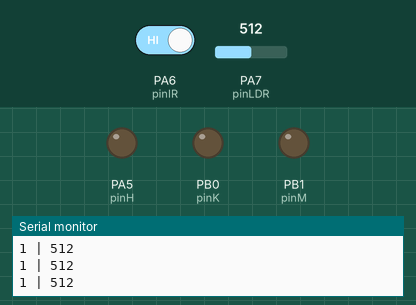
This sketch was run on a simulated STM32 Blue Pill. Parts: output pins drawn as LEDs (lit = HIGH), the last lines printed to the serial monitor. Dashed ring = blinking. The inputs (shaded band) are chosen by the test bench; at power-on: PA6 (pinIR) HIGH, PA7 (pinLDR) = 512.

Above: at 1.2 s.
1.3 s: PA6 (pinIR) driven LOW
At 1.75 s:
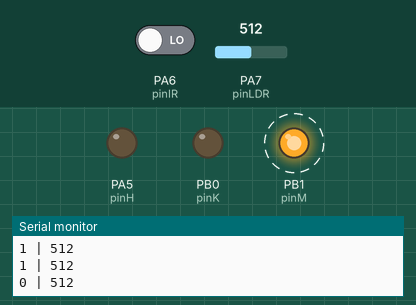
4.3 s: PA7 (pinLDR) set to 1010
At 4.75 s:
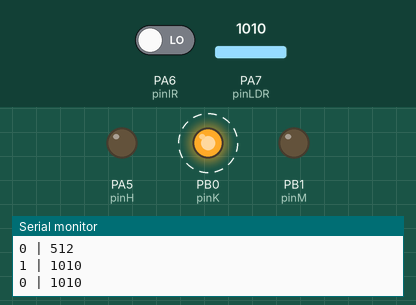
7.3 s: PA7 (pinLDR) set to 990
At 7.75 s:
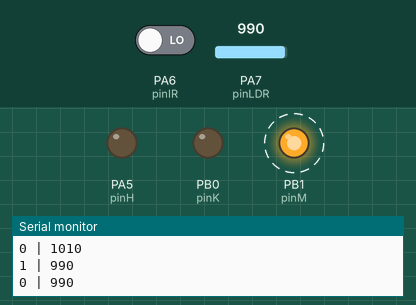
10.3 s: PA7 (pinLDR) set to 1023
At 10.75 s:
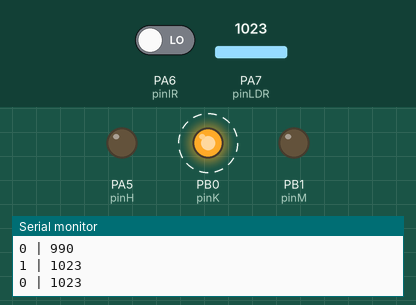
Timing chart, 0 to 14.3 s (numbered marks = the images above; inputs shaded):
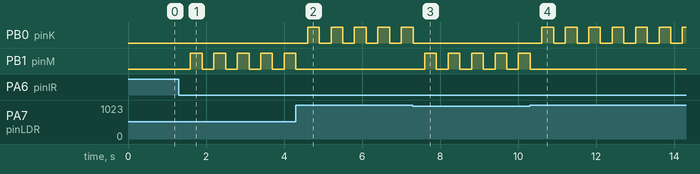

The sketch:

IR___LDR.ino
```cpp
//LED
const int pinM=PB1;
const int pinK=PB0;
const int pinH=PA5;

//IR
const int pinIR=PA6;

//LDR
const int pinLDR=PA7;

int flag=1;

void setup() {

  Serial.begin(9600);
  // LED
  pinMode(pinM, OUTPUT);
  pinMode(pinK, OUTPUT);
  pinMode(pinH, OUTPUT);
  digitalWrite(pinM, LOW);
  digitalWrite(pinK, LOW);
  digitalWrite(pinH, LOW);

  pinMode(pinIR, INPUT);
  pinMode(pinLDR, INPUT);
}

void loop() {
  // put your main code here, to run repeatedly:
  int bacaIR=digitalRead(pinIR);
  int bacaLDR=analogRead(pinLDR);
//  bacaLDR=map(bacaLDR, 20, 4095, 0, 255);

  Serial.print(flag);
  Serial.println(" | " + String(bacaLDR));

  if (bacaIR == 0 && flag == 1){
    flag--;
    delay(300);
  } else if (bacaIR == 0 && flag == 0) {
    flag++;
    delay(300);
  }

  if (flag == 0 ){
    if(bacaLDR < 1000 ){
      digitalWrite(pinM, HIGH);
      digitalWrite(pinK, LOW);
      digitalWrite(pinH, LOW);
    } else if ( bacaLDR > 1000 && bacaLDR < 3900){
      digitalWrite(pinK, HIGH);
      digitalWrite(pinH, LOW);
      digitalWrite(pinM, LOW);
    } else if ( bacaLDR > 4000 ){
      digitalWrite(pinH, HIGH);
      digitalWrite(pinK, LOW);
      digitalWrite(pinM, LOW);
   }
   } else if ( flag == 1 ) {
      digitalWrite(pinM, LOW);
      digitalWrite(pinH, LOW);
      digitalWrite(pinK, LOW);
  }

}
```

Measured:
- after the input at 1.3 s, PB1 (pinM): alternates HIGH for 0.30 s and LOW for 0.30 s, starting after 0.30 s
- after the input at 4.3 s, PB0 (pinK): alternates HIGH for 0.30 s and LOW for 0.30 s, starting after 0.30 s; PB1 (pinM): goes on until 4.3 s, then stays LOW
- after the input at 7.3 s, PB0 (pinK): goes on until 7.3 s, then stays LOW; PB1 (pinM): alternates HIGH for 0.30 s and LOW for 0.30 s, starting after 0.30 s
- after the input at 10.3 s, PB0 (pinK): alternates HIGH for 0.30 s and LOW for 0.30 s, starting after 0.31 s; PB1 (pinM): goes on until 10.3 s, then stays LOW
